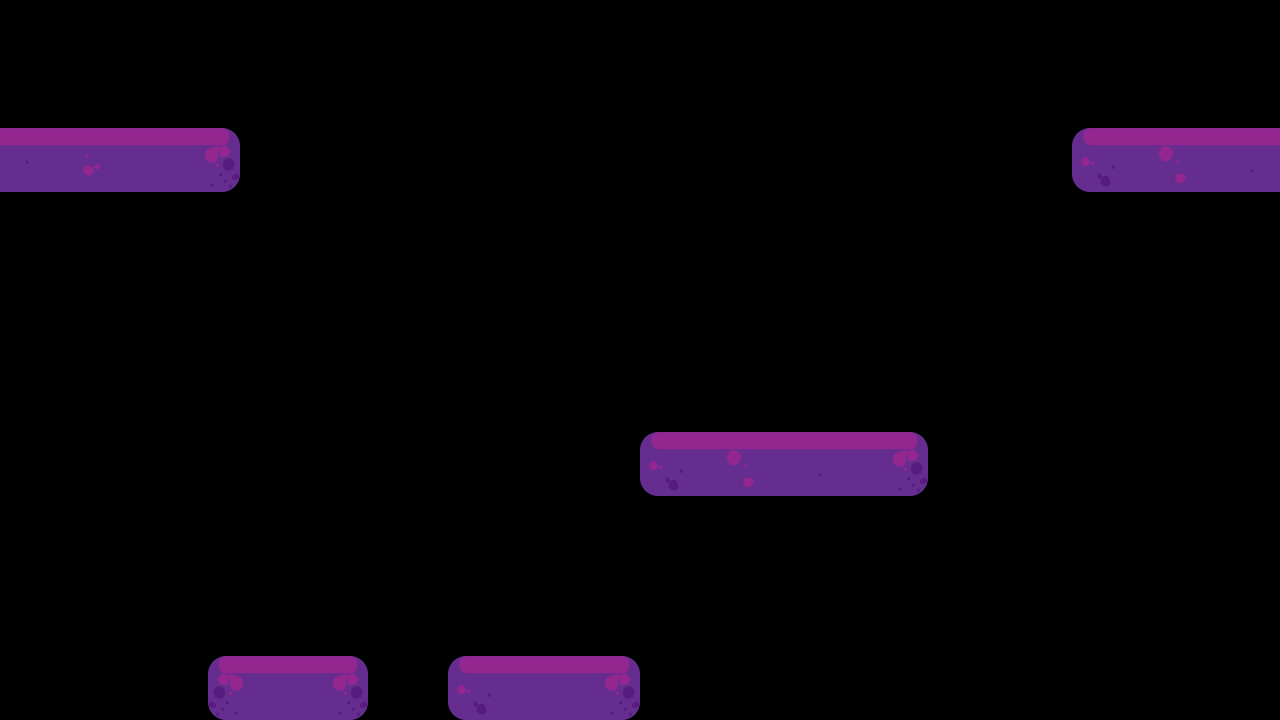

Tiled map render using the project's own tile images. Description and the map definition, with tile-layer contents summarised, below:
An orthogonal 80x45 tile map with 16x16 px tiles, 1 tile layer (Tile Layer 1).

<map version="1.2" tiledversion="1.2.4" orientation="orthogonal" renderorder="right-down" width="80" height="45" tilewidth="16" tileheight="16" infinite="0" nextlayerid="7" nextobjectid="34">
 <tileset firstgid="1" name="platttspritesheet" tilewidth="16" tileheight="16" tilecount="648" columns="54">
  <image source="../Project_Bonds/assets/img/platforms/platttspritesheet.png" trans="000000" width="864" height="192" />
 </tileset>
 <layer id="1" name="Tile Layer 1" width="80" height="45">
  <data>[3600 cells, 272 non-empty, 116 distinct tile ids]</data>
 </layer>
</map>
